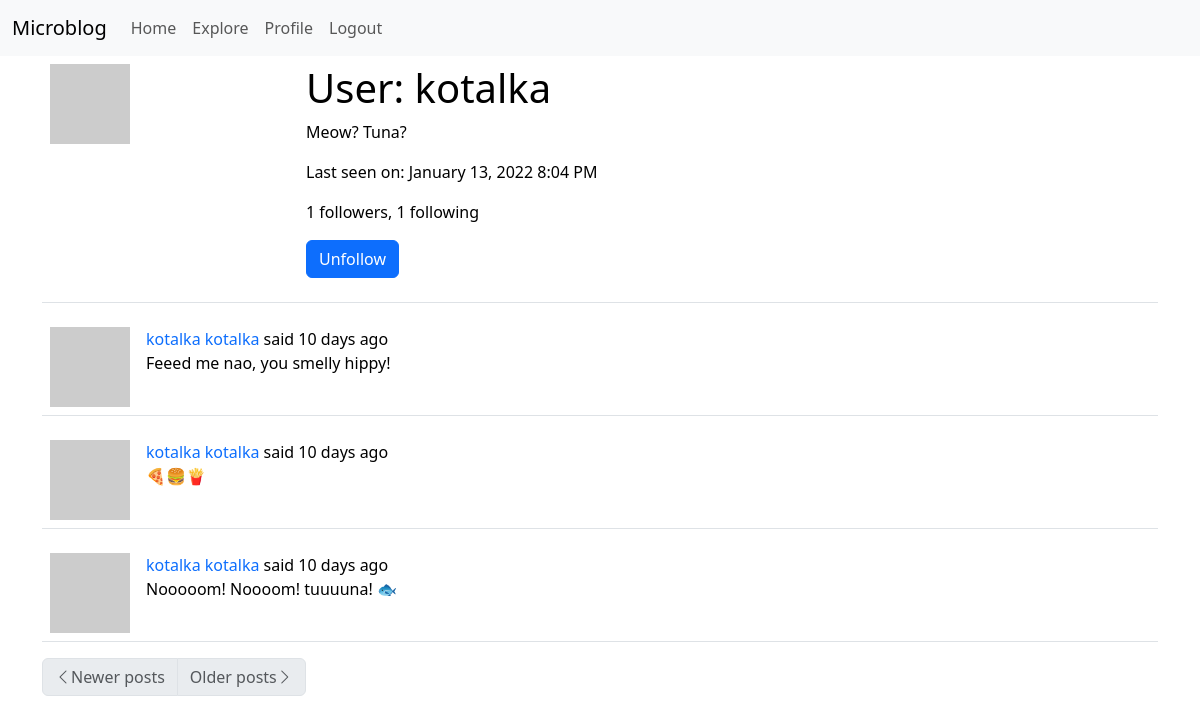
The app's page /user/kotalka (signed in), older data.
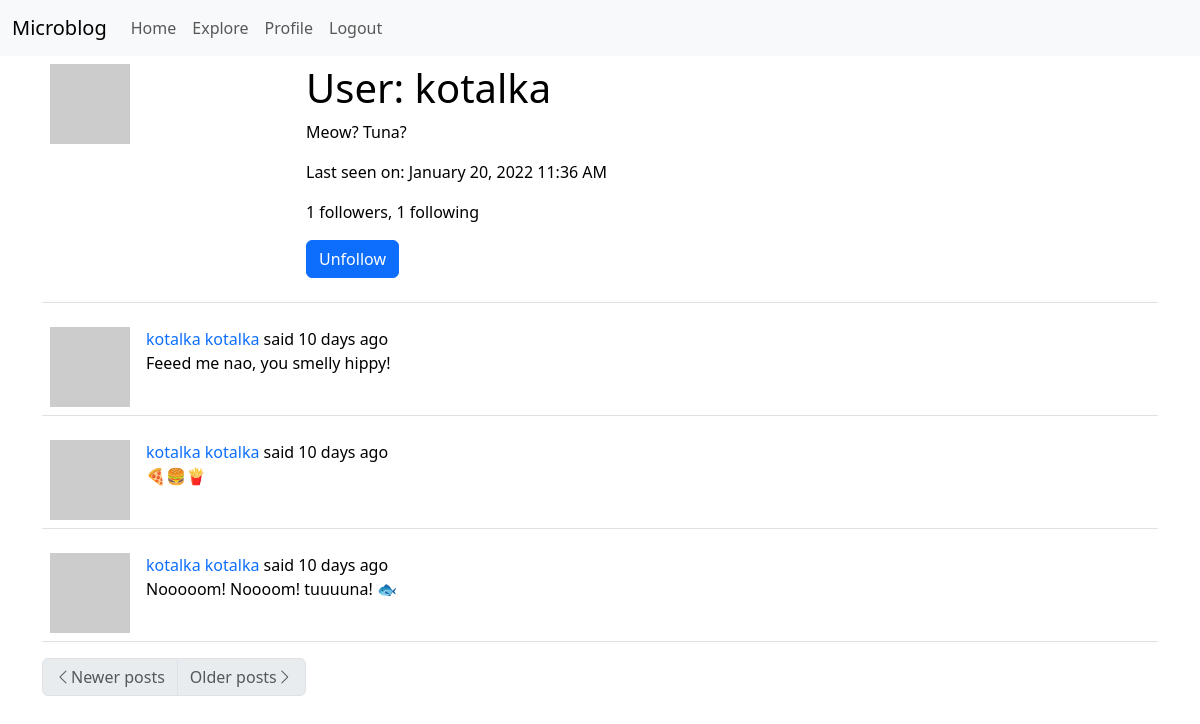
The same page, newer data.
### app/models.py (models this page shows, shortened)
class User(UserMixin, db.Model):
    id = db.Column(db.Integer, primary_key=True)
    username = db.Column(db.String(64), index=True, unique=True)
    email = db.Column(db.String(120), index=True, unique=True)
    password_hash = db.Column(db.String(128))
    posts = db.relationship('Post', backref='author', lazy='dynamic')
    about_me = db.Column(db.String(140))
    last_seen = db.Column(db.DateTime, default=datetime.utcnow)
    followed = db.relationship(
        'User',
        secondary=followers,
        primaryjoin=(followers.c.follower_id == id),
        secondaryjoin=(followers.c.followed_id == id),
        backref=db.backref('followers', lazy='dynamic'),
        lazy='dynamic'
    )
    def avatar(self, size):
        digest = md5(self.email.lower().encode('utf-8')).hexdigest()
        return f'https://www.gravatar.com/avatar/{digest}?d=identicon&s={size}'
    def is_following(self, user):
        return self.followed.filter(
            followers.c.followed_id == user.id).count() > 0

class Post(db.Model):
    id = db.Column(db.Integer, primary_key=True)
    body = db.Column(db.String(140))
    timestamp = db.Column(db.DateTime, index=True, default=datetime.utcnow)
    user_id = db.Column(db.Integer, db.ForeignKey('user.id'))

### app/routes.py (the view)
@app.route('/user/<username>')
@login_required
def user(username):
    user = User.query.filter_by(username=username).first_or_404()
    page = request.args.get('page', 1, type=int)
    posts = user.posts.order_by(Post.timestamp.desc()).paginate(
        page, app.config['POSTS_PER_PAGE'], False)
    next_url = url_for('user', username=user.username,
                       page=posts.next_num) if posts.has_next else None
    prev_url = url_for('user', username=user.username,
                       page=posts.prev_num) if posts.has_prev else None
    form = EmptyForm()
    return render_template('user.html', user=user, posts=posts.items,
                           next_url=next_url, prev_url=prev_url, form=form)

### app/forms.py
class EmptyForm(FlaskForm):
    submit = SubmitField(_l('Submit'))

### app/models.py (called while the page is built)
@login.user_loader
def load_user(id):
    return User.query.get(int(id))

### app/routes.py (called while the page is built)
@app.before_request
def before_request():
    if current_user.is_authenticated:
        current_user.last_seen = datetime.utcnow()
        db.session.commit()
        g.locale = str(get_locale())

### app/templates/user.html (shortened to what this page needs)
{% extends "base.html" %}
{% block app_content %}
    <table class="table table-hover">
        <tr>
            <td style="width: 256px"><img src="{{ user.avatar(256) }}"
                                          alt="User avatar"></td>
            <td>
                <h1>{{ _('User') }}: {{ user.username }}</h1>
                {% if user.about_me %}<p>{{ user.about_me }}</p>{% endif %}
                {% if user.last_seen %}
                    <p>
                        {{ _('Last seen on') }}: {{ moment(user.last_seen).format('LLL') }}
                    </p>
                {% endif %}
                <p>
                    {{ _('%(count)d followers', count=user.followers.count()) }}, {{ _('%(count)d following', count=user.followed.count()) }}
                </p>
                {% if user == current_user %}
                    <p>
                        <a href="{{ url_for('edit_profile') }}">
                            {{ _('Edit your profile') }}
                        </a>
                    </p>
                {% else %}
                    <p>
                    <form action="{{ url_for('unfollow', username=user.username) }}"
                          method="post">
                        {{ form.submit(value=_('Unfollow'), class_='btn btn-primary') }}
                    </form>
                    </p>
                {% endif %}
            </td>
        </tr>
    </table>
    {% for post in posts %}
        {% include "_post.html" %}
    {% endfor %}
    <nav aria-label="...">
        <ul class="pagination">
            <li class="page-item{% if not prev_url %} disabled{% endif %}">
                <a class="page-link" href="{{ prev_url or '#' }}"
                   aria-label="Previous">
                    <span class="bi-chevron-left"
                          aria-hidden="true"></span>{{ _('Newer posts') }}
                </a>
            </li>
            <li class="page-item{% if not next_url %} disabled{% endif %}">
                <a class="page-link" href="{{ next_url or '#' }}"
                   aria-label="Next">
                    {{ _('Older posts') }}<span class="bi-chevron-right"
                                                aria-hidden="true"></span>
                </a>
            </li>
        </ul>
    </nav>
{% endblock %}

### app/templates/base.html (shortened to what this page needs)
<!doctype html>
<html lang="en">
<head>
    {% block head %}
        {% block styles %}
            {{ bootstrap.load_css() }}
        {% endblock %}
        <link rel="stylesheet"
              href="https://cdn.jsdelivr.net/npm/bootstrap-icons@1.7.2/font/bootstrap-icons.css">
    {% endblock %}
</head>
<body>
<nav class="navbar navbar-expand-lg navbar-light bg-light">
    <div class="container-fluid">
        <a class="navbar-brand" href="{{ url_for('index') }}">Microblog</a>
        <div class="collapse navbar-collapse" id="navbarNavAltMarkup">
            <div class="navbar-nav">
                <a class="nav-link" aria-current="page"
                   href="{{ url_for('index') }}">{{ _('Home') }}</a>
                <a class="nav-link"
                   href="{{ url_for('explore') }}">{{ _('Explore') }}</a>
                {% if current_user.is_anonymous %}
                    <a class="nav-link"
                       href="{{ url_for('login') }}">{{ _('Login') }}</a>
                {% else %}
                    <a class="nav-link"
                       href="{{ url_for('user', username=current_user.username) }}">{{ _('Profile') }}</a>
                    <a class="nav-link"
                       href="{{ url_for('logout') }}">{{ _('Logout') }}</a>
                {% endif %}
            </div>
        </div>
    </div>
</nav>
<div class="container">
    {% block app_content %} {% endblock %}
</div>
</body>
</html>

### app/templates/_post.html (shortened to what this page needs)
<table class="table table-hover">
    <tr>
        <td style="width: 70px">
            <a href="{{ url_for('user', username=post.author.username) }}">
                <img src="{{ post.author.avatar(70) }}" alt="User avatar">
            </a>
        </td>
        <td>
            <a href="{{ url_for('user', username=post.author.username) }}">
                {{ post.author.username }}
            </a>
            {{ _('%(username)s said %(when)s',
                username=user_link, when=moment(post.timestamp).fromNow()) }}
            <br>
            {{ post.body }}
        </td>
    </tr>
</table>

### app/templates/base.html (style rules this page uses)
a { text-decoration: none; }

Row changes from the older to the newer data that the page shows:
changed User "kotalka": last_seen "January 13, 2022 8:04 PM" → "January 20, 2022 11:36 AM"
